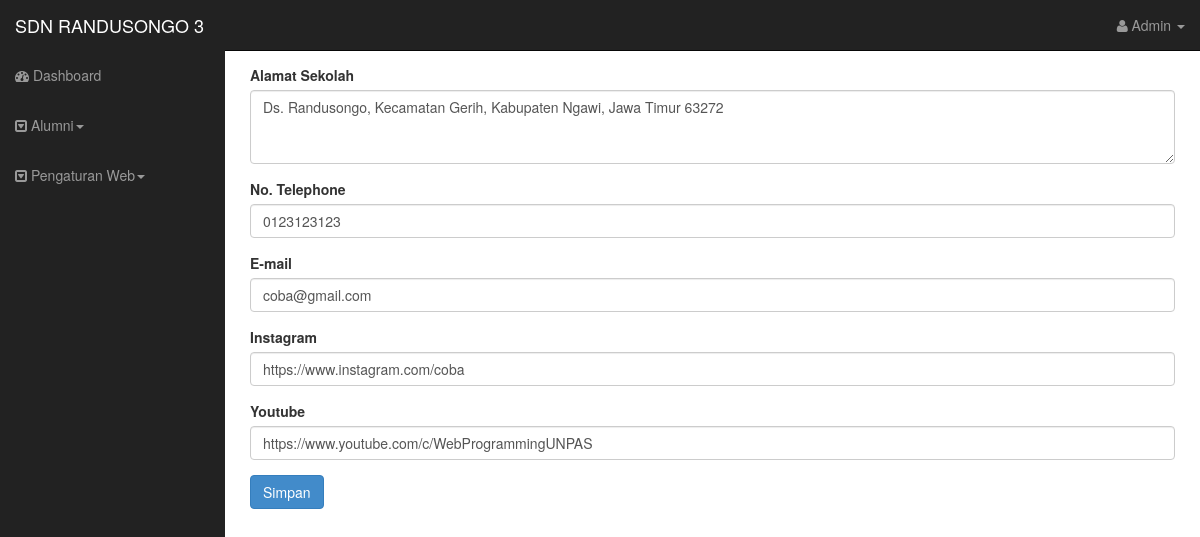
The page /admin/index.php?page=hubungi-kami (signed in) on the database its author committed.
### tables this page shows
CREATE TABLE IF NOT EXISTS `kontak_kami` (
  `id_kontak` int(11) NOT NULL AUTO_INCREMENT,
  `alamat` varchar(125) DEFAULT NULL,
  `telp` varchar(20) DEFAULT NULL,
  `email` varchar(45) DEFAULT NULL,
  `instagram` varchar(55) DEFAULT NULL,
  `youtube` varchar(55) DEFAULT NULL,
  PRIMARY KEY (`id_kontak`)
);

### models/m_kontak.php (called while the page is built, shortened)
<?php
class Kontak{
   private $mysqli;
   function __construct($conn) {
      $this->mysqli = $conn;
   }
   public function tampil($id = null) {
      $db = $this->mysqli->conn;
      $sql = "SELECT * FROM kontak_kami";
      $query = $db->query($sql) or die ($db->error);
      return $query;
   }
}
?>

### views/admin/hubungi-kami.php (the view, shortened to what this page needs)
<?php
require_once '../models/m_kontak.php';
$kontak = new Kontak($connection);
$tampil = $kontak->tampil()->fetch_object();
?>
<form action="#" method="POST">
   <div class="form-group">
      <label for="alamat_sekolah">Alamat Sekolah</label>
      <textarea name="alamat_sekolah" id="alamat_sekolah" class="form-control" rows="3" maxlength="125" required><?= $tampil->alamat ?></textarea>
   </div>
   <div class="form-group">
      <label for="telp">No. Telephone</label>
      <input type="text" name="telp" value="<?= $tampil->telp ?>" id="telp" maxlength="20" class="form-control" required>
   </div>
   <div class="form-group">
      <label for="email">E-mail</label>
      <input type="email" name="email" value="<?= $tampil->email ?>" id="email" maxlength="45" class="form-control" required>
   </div>
   <div class="form-group">
      <label for="instagram">Instagram</label>
      <input type="text" name="instagram" value="<?= $tampil->instagram ?>" id="instagram" maxlength="55" class="form-control" required>
   </div>
   <div class="form-group">
      <label for="youtube">Youtube</label>
      <input type="text" name="youtube" value="<?= $tampil->youtube ?>" id="youtube" maxlength="55" class="form-control" required>
   </div>
   <button type="submit" name="simpan-kontak" class="btn btn-primary">Simpan</button>
</form>

### assets/css/sb-admin.css (style rules this page uses)
body { margin: 0; padding: 0; }
* { box-sizing: border-box; }

### rows shown on the page
kontak_kami: alamat_sekolah "Ds. Randusongo, Kecamatan Gerih, Kabupaten Ngawi, Jawa Timur 63272", telp "0123123123", email "coba@gmail.com", instagram "https://www.instagram.com/coba", youtube "https://www.youtube.com/c/WebProgrammingUNPAS"
